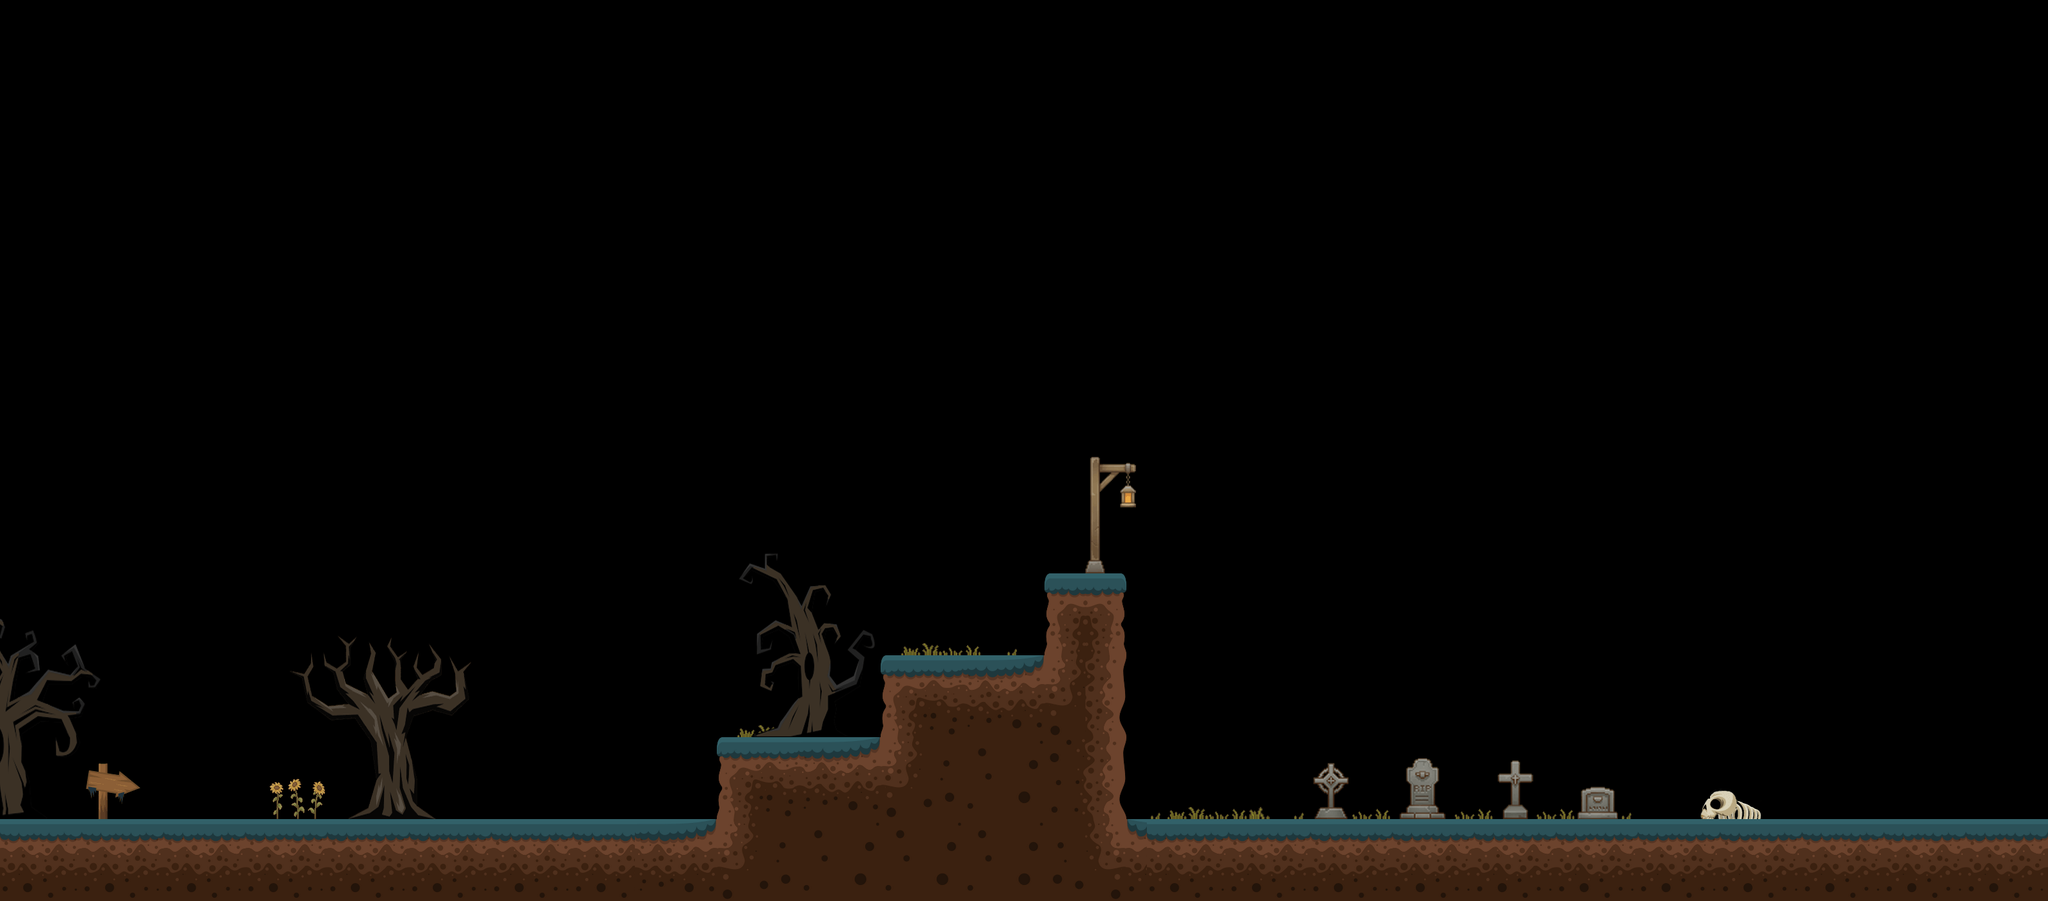

This is a level from a 2D game, rendered from its Tiled map with the project's own tilesets. A one-line summary and the map file follow, with tile-layer data summarised:
An orthogonal 100x44 tile map with 32x32 px tiles, 4 tile layers (ground, object-1, object-2, object-3), 4 tilesets and 20 objects (enter, exit).

<map version="1.10" tiledversion="1.11.0" orientation="orthogonal" renderorder="right-down" width="100" height="44" tilewidth="32" tileheight="32" infinite="0" nextlayerid="17" nextobjectid="26">
 <editorsettings>
  <export target="../map/level-3.json" format="json" />
 </editorsettings>
 <properties>
  <property name="background" type="int" value="2" />
 </properties>
 <tileset firstgid="1" source="ground.tsx" />
 <tileset firstgid="257" source="object-2.tsx" />
 <tileset firstgid="513" source="object-3.tsx" />
 <tileset firstgid="769" source="object-1.tsx" />
 <layer id="1" name="ground" width="100" height="44">
  <data>[4400 cells, 544 non-empty, 124 distinct tile ids]</data>
 </layer>
 <layer id="16" name="object-1" width="100" height="44">
  <data>[4400 cells, 135 non-empty, 118 distinct tile ids]</data>
 </layer>
 <layer id="8" name="object-2" width="100" height="44">
  <data>[4400 cells, 22 non-empty, 22 distinct tile ids]</data>
 </layer>
 <layer id="12" name="object-3" width="100" height="44">
  <data>[4400 cells, 119 non-empty, 119 distinct tile ids]</data>
 </layer>
 <objectgroup id="14" name="ghost">
  <object id="18" x="2048" y="1184" width="64" height="96" />
  <object id="19" x="2176" y="1184" width="96" height="96" />
  <object id="20" x="2336" y="1184" width="64" height="96" />
  <object id="21" x="2464" y="1216" width="64" height="64" />
 </objectgroup>
 <objectgroup id="15" name="fire-spout">
  <object id="22" x="864" y="1216" width="64" height="64" />
 </objectgroup>
 <objectgroup id="9" name="coin">
  <object id="6" x="1856" y="544" width="64" height="96" />
  <object id="7" x="1952" y="544" width="64" height="96" />
  <object id="8" x="2048" y="544" width="64" height="96" />
  <object id="9" x="2144" y="544" width="64" height="96" />
  <object id="10" x="2240" y="544" width="64" height="96" />
 </objectgroup>
 <objectgroup id="10" name="spiked-ball" />
 <objectgroup id="11" name="bat">
  <object id="16" x="1344" y="960" width="288" height="64" />
 </objectgroup>
 <objectgroup id="5" name="saw">
  <object id="2" x="1728" y="1184" />
  <object id="17" x="1728" y="1024" />
 </objectgroup>
 <objectgroup id="6" name="collision">
  <object id="3" x="-128" y="1280" width="3456" height="128" />
  <object id="23" x="1120" y="1152" width="640" height="256" />
  <object id="24" x="1376" y="1024" width="384" height="256" />
  <object id="25" x="1632" y="896" width="128" height="512" />
 </objectgroup>
 <objectgroup id="7" name="spawn">
  <object id="4" name="enter" x="288" y="1248" width="32" height="32" />
  <object id="5" name="exit" x="3232" y="0" width="32" height="1312" />
 </objectgroup>
 <objectgroup id="3" name="boss">
  <object id="1" x="1760" y="320" width="1440" height="960" />
 </objectgroup>
</map>
